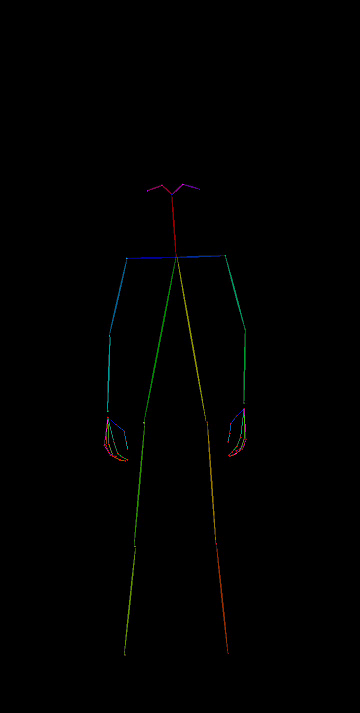
#> input picture frame 0 of important_assets/pose_videos/custom_motion1_pose.mp4, 720 x 1426 px, given in place of th_fullbody_001_custom_motion1_altmethods.mp4, which was not available (shown at 1/2 size)
$ python make_p2v_altmethods_eval_sheets_20260815.py
#> lines starting #> are read from the running program, lines starting #| are printed output that depends on the picture; after the words box and inside, x2 and y2 are one past the last pixel; in counts of white or black regions, pixels touching at a corner belong together; pictures that were not available may be replaced by others from this repository, and a replacement may not be noted
from pathlib import Path

import cv2
import numpy as np


ROOT = Path("/data1/workspace/linxinliang/CoInteract")
OUT = ROOT / "output_videos" / "p2v_altmethods_prevconfig_motion1_eval_20260815"
OUT.mkdir(parents=True, exist_ok=True)

VIDEOS = [
    ("01_baseline", ROOT / "output_videos/p2v_altmethods_prevconfig_motion1_baseline_noguidance_20260814/th_fullbody_001_custom_motion1_altmethods.mp4"),
    ("02_headattn_s005", ROOT / "output_videos/p2v_altmethods_prevconfig_motion1_refkv_headattn_s005_20260814/th_fullbody_001_custom_motion1_altmethods.mp4"),
    ("03_headattn_s010", ROOT / "output_videos/p2v_altmethods_prevconfig_motion1_refkv_headattn_s010_20260814/th_fullbody_001_custom_motion1_altmethods.mp4"),
    ("04_spatial_s0025", ROOT / "output_videos/p2v_altmethods_prevconfig_motion1_refkv_spatialcopy_s0025_20260814/th_fullbody_001_custom_motion1_altmethods.mp4"),
    ("05_spatial_s005", ROOT / "output_videos/p2v_altmethods_prevconfig_motion1_refkv_spatialcopy_s005_20260814/th_fullbody_001_custom_motion1_altmethods.mp4"),
]
FRAMES = [0, 25, 50, 75]


def read_frame(path: Path, idx: int):
    cap = cv2.VideoCapture(str(path))
    cap.set(cv2.CAP_PROP_POS_FRAMES, idx)
    ok, frame = cap.read()
    cap.release()
    if not ok:
        raise RuntimeError(f"Could not read frame {idx} from {path}")
    return frame


def label(img, text):
    out = img.copy()
    cv2.rectangle(out, (0, 0), (out.shape[1], 34), (0, 0, 0), -1)
    cv2.putText(out, text, (8, 23), cv2.FONT_HERSHEY_SIMPLEX, 0.58, (255, 255, 255), 2, cv2.LINE_AA)
    return out


def crop_head(frame):
    h, w = frame.shape[:2]
    # Same coarse head region used by the reference-KV experiments.
    x1, y1, x2, y2 = int(0.25 * w), int(0.03 * h), int(0.75 * w), int(0.43 * h)
    crop = frame[y1:y2, x1:x2]
    return cv2.resize(crop, (320, 420), interpolation=cv2.INTER_CUBIC)


def make_sheet(crop=False):
    rows = []
    for name, path in VIDEOS:
        cells = []
        for idx in FRAMES:
            frame = read_frame(path, idx)
            if crop:
                frame = crop_head(frame)
            else:
                frame = cv2.resize(frame, (240, 416), interpolation=cv2.INTER_AREA)
            cells.append(label(frame, f"{name} f{idx}"))
        rows.append(np.concatenate(cells, axis=1))
    return np.concatenate(rows, axis=0)


cv2.imwrite(str(OUT / "fullframe_sheet_frames_0_25_50_75.jpg"), make_sheet(crop=False))
#> in read_frame, frame is the input picture: shape (1426, 720, 3); mean B, G, R 0.6, 0.9, 0.7
#> in make_sheet, `frame = cv2.resize(frame, (240, 416), interpolation=cv2.INTER_AREA)`:
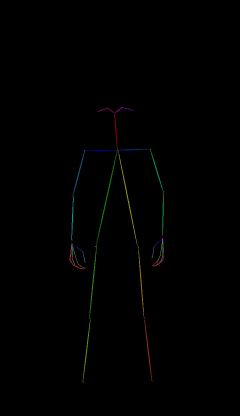
#> frame: shape (416, 240, 3); mean B, G, R 0.6, 0.9, 0.7
#> in label, `cv2.putText(out, text, (8, 23), cv2.FONT_HERSHEY_SIMPLEX, 0.58, (255, ..`:
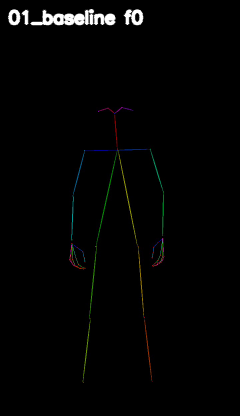
#> out: shape (416, 240, 3); 1.56% of pixels changed, all inside (x1, y1, x2, y2) = (7, 9, 144, 26)
#> in make_sheet, `return np.concatenate(rows, axis=0)`:
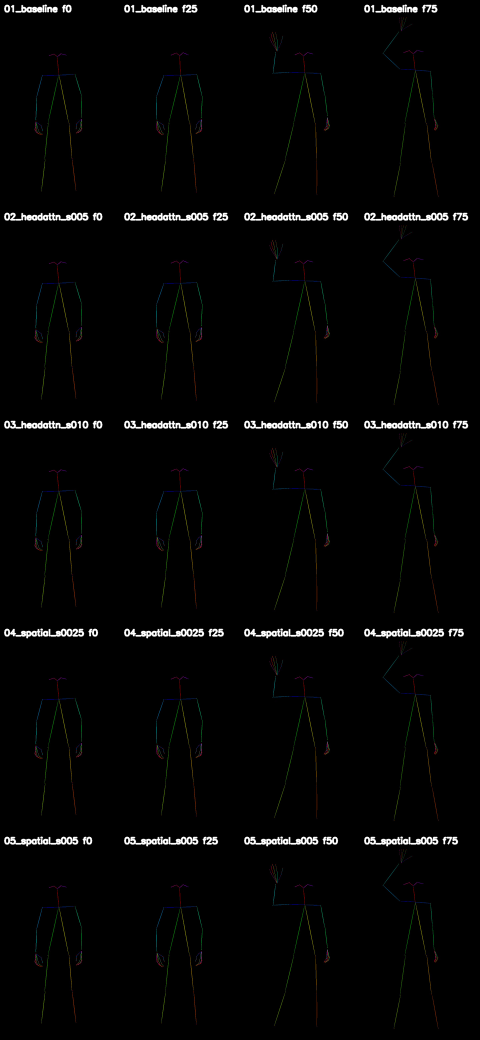
#> returned value: shape (2080, 960, 3) (shown at 1/2 size); mean of channels 0, 1, 2 4.6, 4.9, 4.8; drawn as B, G, R
cv2.imwrite(str(OUT / "headcrop_sheet_frames_0_25_50_75.jpg"), make_sheet(crop=True))
#> call 2 of make_sheet, with crop = True
#> in crop_head, `crop = frame[y1:y2, x1:x2]`:
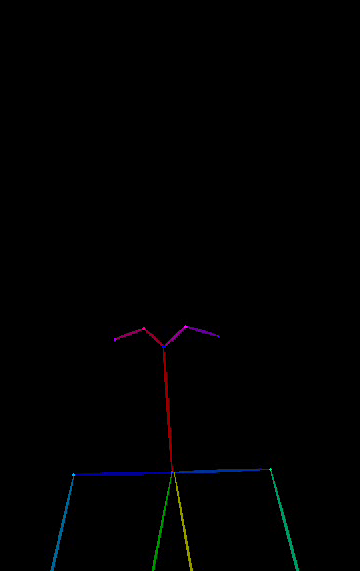
#> crop: shape (571, 360, 3); mean B, G, R 1.1, 0.8, 0.7
#> in crop_head, `return cv2.resize(crop, (320, 420), interpolation=cv2.INTER_CUBIC)`:
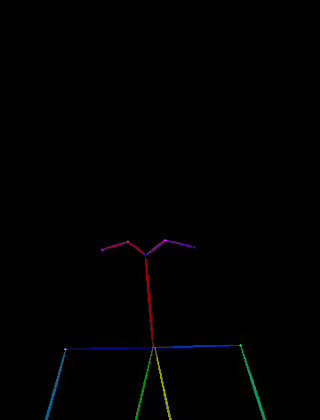
#> returned value: shape (420, 320, 3); mean of channels 0, 1, 2 1.1, 0.8, 0.8; drawn as B, G, R
#> in label (call 21), `cv2.putText(out, text, (8, 23), cv2.FONT_HERSHEY_SIMPLEX, 0.58, (255, ..`:
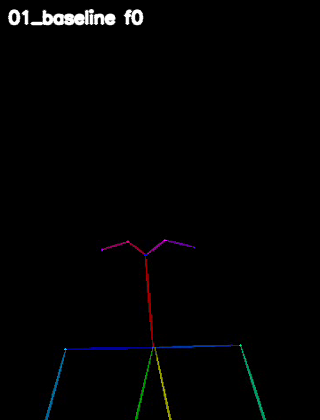
#> out: shape (420, 320, 3); 1.16% of pixels changed, all inside (x1, y1, x2, y2) = (7, 9, 144, 26)
#> in make_sheet (call 2), `return np.concatenate(rows, axis=0)`:
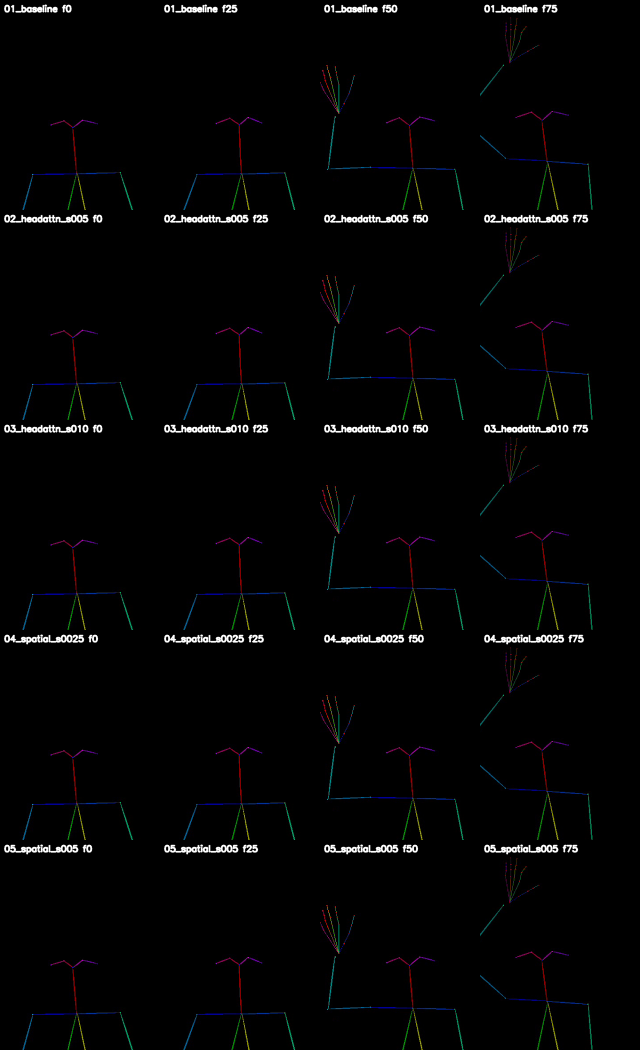
#> returned value: shape (2100, 1280, 3) (shown at 1/2 size); mean of channels 0, 1, 2 4.3, 4.1, 4.1; drawn as B, G, R
print(OUT / "fullframe_sheet_frames_0_25_50_75.jpg")
print(OUT / "headcrop_sheet_frames_0_25_50_75.jpg")
